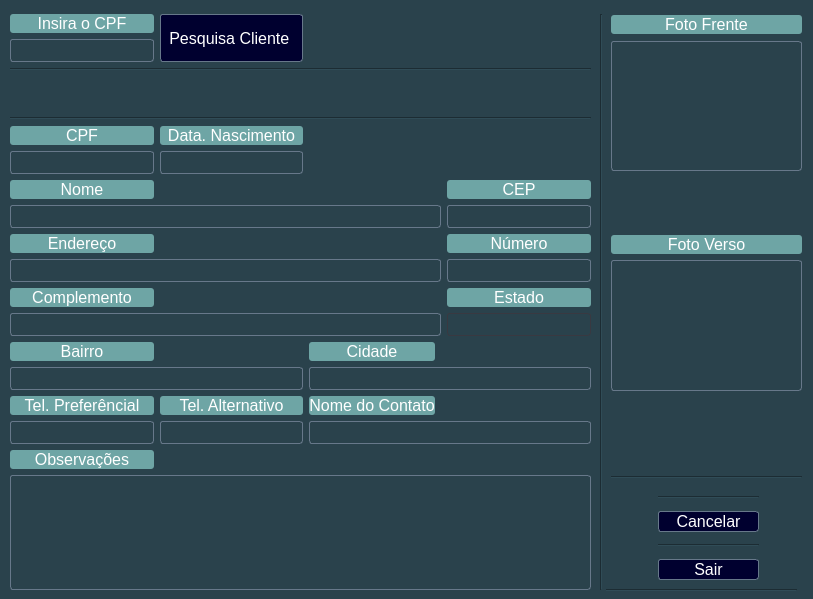
<?xml version="1.0" encoding="UTF-8"?>
<ui version="4.0">
 <class>FrmConsultaCliente</class>
 <widget class="QMainWindow" name="FrmConsultaCliente">
  <property name="windowModality">
   <enum>Qt::ApplicationModal</enum>
  </property>
  <property name="geometry">
   <rect>
    <x>0</x>
    <y>0</y>
    <width>813</width>
    <height>599</height>
   </rect>
  </property>
  <property name="sizePolicy">
   <sizepolicy hsizetype="Ignored" vsizetype="Ignored">
    <horstretch>49</horstretch>
    <verstretch>0</verstretch>
   </sizepolicy>
  </property>
  <property name="minimumSize">
   <size>
    <width>490</width>
    <height>282</height>
   </size>
  </property>
  <property name="sizeIncrement">
   <size>
    <width>490</width>
    <height>282</height>
   </size>
  </property>
  <property name="baseSize">
   <size>
    <width>490</width>
    <height>282</height>
   </size>
  </property>
  <property name="focusPolicy">
   <enum>Qt::StrongFocus</enum>
  </property>
  <property name="windowTitle">
   <string>Consulta Cliente</string>
  </property>
  <property name="windowIcon">
   <iconset>
    <normaloff>../../../Users/Usuario/.designer/backup/imagens/icon-cachorro-marrom-30.png</normaloff>../../../Users/Usuario/.designer/backup/imagens/icon-cachorro-marrom-30.png</iconset>
  </property>
  <property name="autoFillBackground">
   <bool>false</bool>
  </property>
  <property name="styleSheet">
   <string notr="true">background-color:rgb(42, 66, 76);</string>
  </property>
  <property name="iconSize">
   <size>
    <width>30</width>
    <height>30</height>
   </size>
  </property>
  <widget class="QWidget" name="centralwidget">
   <property name="sizePolicy">
    <sizepolicy hsizetype="Fixed" vsizetype="Fixed">
     <horstretch>0</horstretch>
     <verstretch>0</verstretch>
    </sizepolicy>
   </property>
   <widget class="QWidget" name="gridLayoutWidget">
    <property name="geometry">
     <rect>
      <x>10</x>
      <y>14</y>
      <width>581</width>
      <height>576</height>
     </rect>
    </property>
    <layout class="QGridLayout" name="gridLayout_2">
     <item row="7" column="4">
      <widget class="QLabel" name="cad_cli_04_ob_cep_label">
       <property name="font">
        <font>
         <pointsize>12</pointsize>
        </font>
       </property>
       <property name="layoutDirection">
        <enum>Qt::LeftToRight</enum>
       </property>
       <property name="styleSheet">
        <string notr="true">color: rgb(255, 255, 255);
background-color:rgb(110, 165, 165);
border-radius:3px</string>
       </property>
       <property name="text">
        <string>CEP</string>
       </property>
       <property name="alignment">
        <set>Qt::AlignCenter</set>
       </property>
      </widget>
     </item>
     <item row="13" column="0">
      <widget class="QLabel" name="cad_cli_09_ob_bairro_label">
       <property name="font">
        <font>
         <pointsize>12</pointsize>
        </font>
       </property>
       <property name="layoutDirection">
        <enum>Qt::LeftToRight</enum>
       </property>
       <property name="styleSheet">
        <string notr="true">color: rgb(255, 255, 255);
background-color:rgb(110, 165, 165);
border-radius:3px</string>
       </property>
       <property name="text">
        <string>Bairro</string>
       </property>
       <property name="alignment">
        <set>Qt::AlignCenter</set>
       </property>
      </widget>
     </item>
     <item row="16" column="0">
      <widget class="QLineEdit" name="cad_cli_11_ob_fone_pref">
       <property name="font">
        <font>
         <pointsize>12</pointsize>
        </font>
       </property>
       <property name="focusPolicy">
        <enum>Qt::NoFocus</enum>
       </property>
       <property name="styleSheet">
        <string notr="true">color: rgb(255, 255, 255);
        background-color: transparent;
        border-style: solid;
        border-width: 1px;
        border-color: rgb(103, 120, 138);
border-radius:3px;</string>
       </property>
       <property name="inputMask">
        <string/>
       </property>
       <property name="maxLength">
        <number>14</number>
       </property>
       <property name="alignment">
        <set>Qt::AlignCenter</set>
       </property>
       <property name="readOnly">
        <bool>true</bool>
       </property>
      </widget>
     </item>
     <item row="10" column="0" colspan="4">
      <widget class="QLineEdit" name="cad_cli_05_ob_end">
       <property name="font">
        <font>
         <pointsize>12</pointsize>
        </font>
       </property>
       <property name="focusPolicy">
        <enum>Qt::NoFocus</enum>
       </property>
       <property name="styleSheet">
        <string notr="true">color: rgb(255, 255, 255);
        background-color: transparent;
        border-style: solid;
        border-width: 1px;
        border-color: rgb(103, 120, 138);
border-radius:3px;</string>
       </property>
       <property name="maxLength">
        <number>62</number>
       </property>
       <property name="readOnly">
        <bool>true</bool>
       </property>
      </widget>
     </item>
     <item row="15" column="2">
      <widget class="QLabel" name="cad_cli_13_contato_label">
       <property name="font">
        <font>
         <pointsize>12</pointsize>
        </font>
       </property>
       <property name="layoutDirection">
        <enum>Qt::LeftToRight</enum>
       </property>
       <property name="styleSheet">
        <string notr="true">color: rgb(255, 255, 255);
background-color:rgb(110, 165, 165);
border-radius:3px</string>
       </property>
       <property name="text">
        <string>Nome do Contato</string>
       </property>
       <property name="alignment">
        <set>Qt::AlignCenter</set>
       </property>
      </widget>
     </item>
     <item row="16" column="1">
      <widget class="QLineEdit" name="cad_cli_12_fone_alt">
       <property name="font">
        <font>
         <pointsize>12</pointsize>
        </font>
       </property>
       <property name="focusPolicy">
        <enum>Qt::NoFocus</enum>
       </property>
       <property name="styleSheet">
        <string notr="true">color: rgb(255, 255, 255);
        background-color: transparent;
        border-style: solid;
        border-width: 1px;
        border-color: rgb(103, 120, 138);
border-radius:3px;</string>
       </property>
       <property name="inputMask">
        <string/>
       </property>
       <property name="maxLength">
        <number>14</number>
       </property>
       <property name="cursorPosition">
        <number>0</number>
       </property>
       <property name="alignment">
        <set>Qt::AlignCenter</set>
       </property>
       <property name="readOnly">
        <bool>true</bool>
       </property>
      </widget>
     </item>
     <item row="14" column="2" colspan="3">
      <widget class="QLineEdit" name="cad_cli_10_ob_cidade">
       <property name="enabled">
        <bool>true</bool>
       </property>
       <property name="font">
        <font>
         <pointsize>12</pointsize>
        </font>
       </property>
       <property name="focusPolicy">
        <enum>Qt::NoFocus</enum>
       </property>
       <property name="styleSheet">
        <string notr="true">color: rgb(255, 255, 255);
        background-color: transparent;
        border-style: solid;
        border-width: 1px;
        border-color: rgb(103, 120, 138);
border-radius:3px;</string>
       </property>
       <property name="maxLength">
        <number>40</number>
       </property>
       <property name="readOnly">
        <bool>true</bool>
       </property>
      </widget>
     </item>
     <item row="18" column="0" colspan="5">
      <widget class="QPlainTextEdit" name="cad_cli_14_obs">
       <property name="font">
        <font>
         <pointsize>12</pointsize>
        </font>
       </property>
       <property name="focusPolicy">
        <enum>Qt::NoFocus</enum>
       </property>
       <property name="styleSheet">
        <string notr="true">color: rgb(255, 255, 255);
        background-color: transparent;
        border-style: solid;
        border-width: 1px;
        border-color: rgb(103, 120, 138);
border-radius:3px;</string>
       </property>
      </widget>
     </item>
     <item row="8" column="4">
      <widget class="QLineEdit" name="cad_cli_04_ob_cep">
       <property name="font">
        <font>
         <pointsize>12</pointsize>
        </font>
       </property>
       <property name="focusPolicy">
        <enum>Qt::NoFocus</enum>
       </property>
       <property name="styleSheet">
        <string notr="true">color: rgb(255, 255, 255);
        background-color: transparent;
        border-style: solid;
        border-width: 1px;
        border-color: rgb(103, 120, 138);
border-radius:3px;</string>
       </property>
       <property name="inputMask">
        <string/>
       </property>
       <property name="maxLength">
        <number>9</number>
       </property>
       <property name="alignment">
        <set>Qt::AlignCenter</set>
       </property>
       <property name="readOnly">
        <bool>true</bool>
       </property>
      </widget>
     </item>
     <item row="2" column="0" colspan="5">
      <widget class="Line" name="line_6">
       <property name="orientation">
        <enum>Qt::Horizontal</enum>
       </property>
      </widget>
     </item>
     <item row="5" column="1">
      <widget class="QLabel" name="cad_cli_02_ob_nasc_label">
       <property name="font">
        <font>
         <pointsize>12</pointsize>
        </font>
       </property>
       <property name="styleSheet">
        <string notr="true">color: rgb(255, 255, 255);
background-color:rgb(110, 165, 165);
border-radius:3px</string>
       </property>
       <property name="text">
        <string>Data. Nascimento</string>
       </property>
       <property name="alignment">
        <set>Qt::AlignCenter</set>
       </property>
      </widget>
     </item>
     <item row="12" column="4">
      <widget class="QLineEdit" name="cad_cli_08_UF">
       <property name="font">
        <font>
         <pointsize>12</pointsize>
        </font>
       </property>
       <property name="focusPolicy">
        <enum>Qt::NoFocus</enum>
       </property>
       <property name="styleSheet">
        <string notr="true">color: rgb(255, 255, 255);
        background-color: transparent;
        border-style: solid;
        border-width: 1px;
        border-color: rgb(57, 57, 65);
border-radius:3px</string>
       </property>
       <property name="inputMask">
        <string notr="true"/>
       </property>
       <property name="maxLength">
        <number>14</number>
       </property>
       <property name="echoMode">
        <enum>QLineEdit::Normal</enum>
       </property>
       <property name="alignment">
        <set>Qt::AlignCenter</set>
       </property>
       <property name="readOnly">
        <bool>true</bool>
       </property>
       <property name="cursorMoveStyle">
        <enum>Qt::LogicalMoveStyle</enum>
       </property>
      </widget>
     </item>
     <item row="11" column="0">
      <widget class="QLabel" name="cad_cli_07_complemento_label">
       <property name="font">
        <font>
         <pointsize>12</pointsize>
        </font>
       </property>
       <property name="layoutDirection">
        <enum>Qt::LeftToRight</enum>
       </property>
       <property name="styleSheet">
        <string notr="true">color: rgb(255, 255, 255);
background-color:rgb(110, 165, 165);
border-radius:3px</string>
       </property>
       <property name="text">
        <string>Complemento</string>
       </property>
       <property name="alignment">
        <set>Qt::AlignCenter</set>
       </property>
      </widget>
     </item>
     <item row="11" column="4">
      <widget class="QLabel" name="cad_cli_08_UF_label">
       <property name="font">
        <font>
         <pointsize>12</pointsize>
        </font>
       </property>
       <property name="layoutDirection">
        <enum>Qt::LeftToRight</enum>
       </property>
       <property name="styleSheet">
        <string notr="true">color: rgb(255, 255, 255);
background-color:rgb(110, 165, 165);
border-radius:3px</string>
       </property>
       <property name="text">
        <string>Estado</string>
       </property>
       <property name="alignment">
        <set>Qt::AlignCenter</set>
       </property>
      </widget>
     </item>
     <item row="3" column="1">
      <spacer name="verticalSpacer">
       <property name="orientation">
        <enum>Qt::Vertical</enum>
       </property>
       <property name="sizeType">
        <enum>QSizePolicy::Fixed</enum>
       </property>
       <property name="sizeHint" stdset="0">
        <size>
         <width>20</width>
         <height>40</height>
        </size>
       </property>
      </spacer>
     </item>
     <item row="13" column="2">
      <widget class="QLabel" name="cad_cli_10_ob_cidade_label">
       <property name="font">
        <font>
         <pointsize>12</pointsize>
        </font>
       </property>
       <property name="layoutDirection">
        <enum>Qt::LeftToRight</enum>
       </property>
       <property name="styleSheet">
        <string notr="true">color: rgb(255, 255, 255);
background-color:rgb(110, 165, 165);
border-radius:3px</string>
       </property>
       <property name="text">
        <string>Cidade</string>
       </property>
       <property name="alignment">
        <set>Qt::AlignCenter</set>
       </property>
      </widget>
     </item>
     <item row="12" column="0" colspan="4">
      <widget class="QLineEdit" name="cad_cli_07_complemento">
       <property name="font">
        <font>
         <pointsize>12</pointsize>
        </font>
       </property>
       <property name="focusPolicy">
        <enum>Qt::NoFocus</enum>
       </property>
       <property name="styleSheet">
        <string notr="true">color: rgb(255, 255, 255);
        background-color: transparent;
        border-style: solid;
        border-width: 1px;
        border-color: rgb(103, 120, 138);
border-radius:3px;</string>
       </property>
       <property name="maxLength">
        <number>62</number>
       </property>
       <property name="readOnly">
        <bool>true</bool>
       </property>
      </widget>
     </item>
     <item row="6" column="0">
      <widget class="QLineEdit" name="cad_cli_01_ob_doc">
       <property name="font">
        <font>
         <pointsize>12</pointsize>
        </font>
       </property>
       <property name="focusPolicy">
        <enum>Qt::NoFocus</enum>
       </property>
       <property name="styleSheet">
        <string notr="true">color: rgb(255, 255, 255);
        background-color: transparent;
        border-style: solid;
        border-width: 1px;
        border-color: rgb(103, 120, 138);
border-radius:3px;</string>
       </property>
       <property name="inputMask">
        <string notr="true"/>
       </property>
       <property name="maxLength">
        <number>14</number>
       </property>
       <property name="echoMode">
        <enum>QLineEdit::Normal</enum>
       </property>
       <property name="alignment">
        <set>Qt::AlignCenter</set>
       </property>
       <property name="readOnly">
        <bool>true</bool>
       </property>
       <property name="cursorMoveStyle">
        <enum>Qt::LogicalMoveStyle</enum>
       </property>
      </widget>
     </item>
     <item row="8" column="0" colspan="4">
      <widget class="QLineEdit" name="cad_cli_03_ob_nome">
       <property name="sizePolicy">
        <sizepolicy hsizetype="Ignored" vsizetype="Fixed">
         <horstretch>0</horstretch>
         <verstretch>0</verstretch>
        </sizepolicy>
       </property>
       <property name="font">
        <font>
         <pointsize>12</pointsize>
        </font>
       </property>
       <property name="focusPolicy">
        <enum>Qt::NoFocus</enum>
       </property>
       <property name="styleSheet">
        <string notr="true">color: rgb(255, 255, 255);
        background-color: transparent;
        border-style: solid;
        border-width: 1px;
        border-color: rgb(103, 120, 138);
border-radius:3px;</string>
       </property>
       <property name="maxLength">
        <number>62</number>
       </property>
       <property name="alignment">
        <set>Qt::AlignLeading|Qt::AlignLeft|Qt::AlignVCenter</set>
       </property>
       <property name="readOnly">
        <bool>true</bool>
       </property>
      </widget>
     </item>
     <item row="15" column="0">
      <widget class="QLabel" name="cad_cli_11_ob_fone_pref_label">
       <property name="font">
        <font>
         <pointsize>12</pointsize>
        </font>
       </property>
       <property name="layoutDirection">
        <enum>Qt::LeftToRight</enum>
       </property>
       <property name="styleSheet">
        <string notr="true">color: rgb(255, 255, 255);
background-color:rgb(110, 165, 165);
border-radius:3px</string>
       </property>
       <property name="text">
        <string>Tel. Preferêncial</string>
       </property>
       <property name="alignment">
        <set>Qt::AlignCenter</set>
       </property>
      </widget>
     </item>
     <item row="7" column="0">
      <widget class="QLabel" name="cad_cli_03_ob_nome_label">
       <property name="font">
        <font>
         <pointsize>12</pointsize>
        </font>
       </property>
       <property name="layoutDirection">
        <enum>Qt::LeftToRight</enum>
       </property>
       <property name="styleSheet">
        <string notr="true">color: rgb(255, 255, 255);
background-color:rgb(110, 165, 165);
border-radius:3px</string>
       </property>
       <property name="text">
        <string>Nome</string>
       </property>
       <property name="alignment">
        <set>Qt::AlignCenter</set>
       </property>
      </widget>
     </item>
     <item row="0" column="0">
      <widget class="QLabel" name="cad_cli_00_doc_localiza_label">
       <property name="font">
        <font>
         <pointsize>12</pointsize>
        </font>
       </property>
       <property name="layoutDirection">
        <enum>Qt::LeftToRight</enum>
       </property>
       <property name="styleSheet">
        <string notr="true">color: rgb(255, 255, 255);
background-color:rgb(110, 165, 165);
border-radius:3px</string>
       </property>
       <property name="text">
        <string>Insira o CPF</string>
       </property>
       <property name="alignment">
        <set>Qt::AlignCenter</set>
       </property>
      </widget>
     </item>
     <item row="9" column="0">
      <widget class="QLabel" name="cad_cli_05_ob_end_label">
       <property name="font">
        <font>
         <pointsize>12</pointsize>
        </font>
       </property>
       <property name="layoutDirection">
        <enum>Qt::LeftToRight</enum>
       </property>
       <property name="styleSheet">
        <string notr="true">color: rgb(255, 255, 255);
background-color:rgb(110, 165, 165);
border-radius:3px</string>
       </property>
       <property name="text">
        <string>Endereço</string>
       </property>
       <property name="alignment">
        <set>Qt::AlignCenter</set>
       </property>
      </widget>
     </item>
     <item row="17" column="0">
      <widget class="QLabel" name="cad_cli_14_obs_label">
       <property name="font">
        <font>
         <pointsize>12</pointsize>
        </font>
       </property>
       <property name="layoutDirection">
        <enum>Qt::LeftToRight</enum>
       </property>
       <property name="styleSheet">
        <string notr="true">color: rgb(255, 255, 255);
background-color:rgb(110, 165, 165);
border-radius:3px</string>
       </property>
       <property name="text">
        <string>Observações</string>
       </property>
       <property name="alignment">
        <set>Qt::AlignCenter</set>
       </property>
      </widget>
     </item>
     <item row="4" column="0" colspan="5">
      <widget class="Line" name="line_10">
       <property name="orientation">
        <enum>Qt::Horizontal</enum>
       </property>
      </widget>
     </item>
     <item row="16" column="2" colspan="3">
      <widget class="QLineEdit" name="cad_cli_13_contato">
       <property name="enabled">
        <bool>true</bool>
       </property>
       <property name="font">
        <font>
         <pointsize>12</pointsize>
        </font>
       </property>
       <property name="focusPolicy">
        <enum>Qt::NoFocus</enum>
       </property>
       <property name="styleSheet">
        <string notr="true">color: rgb(255, 255, 255);
        background-color: transparent;
        border-style: solid;
        border-width: 1px;
        border-color: rgb(103, 120, 138);
border-radius:3px;</string>
       </property>
       <property name="maxLength">
        <number>60</number>
       </property>
       <property name="readOnly">
        <bool>true</bool>
       </property>
      </widget>
     </item>
     <item row="14" column="0" colspan="2">
      <widget class="QLineEdit" name="cad_cli_09_ob_bairro">
       <property name="font">
        <font>
         <pointsize>12</pointsize>
        </font>
       </property>
       <property name="focusPolicy">
        <enum>Qt::NoFocus</enum>
       </property>
       <property name="styleSheet">
        <string notr="true">color: rgb(255, 255, 255);
        background-color: transparent;
        border-style: solid;
        border-width: 1px;
        border-color: rgb(103, 120, 138);
border-radius:3px;</string>
       </property>
       <property name="maxLength">
        <number>40</number>
       </property>
       <property name="readOnly">
        <bool>true</bool>
       </property>
      </widget>
     </item>
     <item row="1" column="0">
      <widget class="QLineEdit" name="cad_cli_00_doc_localiza">
       <property name="font">
        <font>
         <pointsize>12</pointsize>
        </font>
       </property>
       <property name="focusPolicy">
        <enum>Qt::WheelFocus</enum>
       </property>
       <property name="styleSheet">
        <string notr="true">color: rgb(255, 255, 255);
        background-color: transparent;
        border-style: solid;
        border-width: 1px;
        border-color: rgb(103, 120, 138);
border-radius:3px;</string>
       </property>
       <property name="inputMask">
        <string notr="true"/>
       </property>
       <property name="maxLength">
        <number>14</number>
       </property>
       <property name="echoMode">
        <enum>QLineEdit::Normal</enum>
       </property>
       <property name="alignment">
        <set>Qt::AlignCenter</set>
       </property>
       <property name="cursorMoveStyle">
        <enum>Qt::LogicalMoveStyle</enum>
       </property>
      </widget>
     </item>
     <item row="5" column="0">
      <widget class="QLabel" name="cad_cli_01_ob_doc_label">
       <property name="font">
        <font>
         <pointsize>12</pointsize>
        </font>
       </property>
       <property name="layoutDirection">
        <enum>Qt::LeftToRight</enum>
       </property>
       <property name="styleSheet">
        <string notr="true">color: rgb(255, 255, 255);
background-color:rgb(110, 165, 165);
border-radius:3px</string>
       </property>
       <property name="text">
        <string>CPF</string>
       </property>
       <property name="alignment">
        <set>Qt::AlignCenter</set>
       </property>
      </widget>
     </item>
     <item row="6" column="1">
      <widget class="QLineEdit" name="cad_cli_02_ob_nasc">
       <property name="font">
        <font>
         <pointsize>12</pointsize>
        </font>
       </property>
       <property name="focusPolicy">
        <enum>Qt::NoFocus</enum>
       </property>
       <property name="styleSheet">
        <string notr="true">color: rgb(255, 255, 255);
        background-color: transparent;
        border-style: solid;
        border-width: 1px;
        border-color: rgb(103, 120, 138);
border-radius:3px;</string>
       </property>
       <property name="inputMask">
        <string notr="true"/>
       </property>
       <property name="text">
        <string/>
       </property>
       <property name="maxLength">
        <number>10</number>
       </property>
       <property name="alignment">
        <set>Qt::AlignCenter</set>
       </property>
       <property name="readOnly">
        <bool>true</bool>
       </property>
      </widget>
     </item>
     <item row="9" column="4">
      <widget class="QLabel" name="cad_cli_06_ob_num_label">
       <property name="font">
        <font>
         <pointsize>12</pointsize>
        </font>
       </property>
       <property name="layoutDirection">
        <enum>Qt::LeftToRight</enum>
       </property>
       <property name="styleSheet">
        <string notr="true">color: rgb(255, 255, 255);
background-color:rgb(110, 165, 165);
border-radius:3px</string>
       </property>
       <property name="text">
        <string>Número</string>
       </property>
       <property name="alignment">
        <set>Qt::AlignCenter</set>
       </property>
      </widget>
     </item>
     <item row="10" column="4">
      <widget class="QLineEdit" name="cad_cli_06_ob_num">
       <property name="font">
        <font>
         <pointsize>12</pointsize>
        </font>
       </property>
       <property name="focusPolicy">
        <enum>Qt::NoFocus</enum>
       </property>
       <property name="styleSheet">
        <string notr="true">color: rgb(255, 255, 255);
        background-color: transparent;
        border-style: solid;
        border-width: 1px;
        border-color: rgb(103, 120, 138);
border-radius:3px;</string>
       </property>
       <property name="inputMask">
        <string/>
       </property>
       <property name="maxLength">
        <number>5</number>
       </property>
       <property name="alignment">
        <set>Qt::AlignCenter</set>
       </property>
       <property name="readOnly">
        <bool>true</bool>
       </property>
      </widget>
     </item>
     <item row="15" column="1">
      <widget class="QLabel" name="cad_cli_12_fone_alt_label">
       <property name="font">
        <font>
         <pointsize>12</pointsize>
        </font>
       </property>
       <property name="layoutDirection">
        <enum>Qt::LeftToRight</enum>
       </property>
       <property name="styleSheet">
        <string notr="true">color: rgb(255, 255, 255);
background-color:rgb(110, 165, 165);
border-radius:3px</string>
       </property>
       <property name="text">
        <string>Tel. Alternativo</string>
       </property>
       <property name="alignment">
        <set>Qt::AlignCenter</set>
       </property>
      </widget>
     </item>
     <item row="0" column="1" rowspan="2">
      <widget class="QPushButton" name="btn_cli_listagem">
       <property name="sizePolicy">
        <sizepolicy hsizetype="MinimumExpanding" vsizetype="MinimumExpanding">
         <horstretch>0</horstretch>
         <verstretch>0</verstretch>
        </sizepolicy>
       </property>
       <property name="font">
        <font>
         <pointsize>12</pointsize>
        </font>
       </property>
       <property name="cursor">
        <cursorShape>PointingHandCursor</cursorShape>
       </property>
       <property name="styleSheet">
        <string notr="true">QPushButton{
color:rgb(255,255, 255);
background-color: rgb(0, 0, 47);
        border-style: solid;
        border-width: 1px;
        border-color: rgb(103, 120, 138);
border-radius:3px}

QPushButton:hover{
color: rgb(0, 0, 47);
background-color: rgb(192, 206, 255);
        border-style: solid;
        border-width: 1px;
        border-color: rgb(103, 120, 138);
border-radius:3px}

QPushButton:pressed {
    background-color: qradialgradient(cx: 0.5, cy: 0.5, radius: 1, fx: 0.5, fy: 0.5,
        stop: 0 rgb(255, 255, 255));
    border-color: rgb(0, 0, 47);
border-radius:3px}
</string>
       </property>
       <property name="text">
        <string>Pesquisa Cliente </string>
       </property>
       <property name="icon">
        <iconset>
         <normaloff>../../imagens/imagem_icones/user.png</normaloff>../../imagens/imagem_icones/user.png</iconset>
       </property>
      </widget>
     </item>
    </layout>
   </widget>
   <widget class="QWidget" name="gridLayoutWidget_4">
    <property name="geometry">
     <rect>
      <x>611</x>
      <y>260</y>
      <width>191</width>
      <height>131</height>
     </rect>
    </property>
    <layout class="QGridLayout" name="gridLayout_5">
     <item row="1" column="0">
      <widget class="QLabel" name="imagemcamera_tras_label">
       <property name="minimumSize">
        <size>
         <width>0</width>
         <height>0</height>
        </size>
       </property>
       <property name="maximumSize">
        <size>
         <width>500</width>
         <height>500</height>
        </size>
       </property>
       <property name="styleSheet">
        <string notr="true">color: rgb(255, 255, 255);
        background-color: transparent;
        border-style: solid;
        border-width: 1px;
        border-color: rgb(103, 120, 138);
border-radius:3px;</string>
       </property>
       <property name="text">
        <string/>
       </property>
      </widget>
     </item>
    </layout>
   </widget>
   <widget class="QWidget" name="gridLayoutWidget_2">
    <property name="geometry">
     <rect>
      <x>611</x>
      <y>41</y>
      <width>191</width>
      <height>130</height>
     </rect>
    </property>
    <layout class="QGridLayout" name="gridLayout_3">
     <item row="1" column="2">
      <widget class="QLabel" name="imagemcamera_frontal_label">
       <property name="minimumSize">
        <size>
         <width>0</width>
         <height>0</height>
        </size>
       </property>
       <property name="maximumSize">
        <size>
         <width>500</width>
         <height>500</height>
        </size>
       </property>
       <property name="styleSheet">
        <string notr="true">color: rgb(255, 255, 255);
        background-color: transparent;
        border-style: solid;
        border-width: 1px;
        border-color: rgb(103, 120, 138);
border-radius:3px;</string>
       </property>
       <property name="text">
        <string/>
       </property>
      </widget>
     </item>
    </layout>
   </widget>
   <widget class="QLabel" name="cad_cli_imagem_frente">
    <property name="geometry">
     <rect>
      <x>611</x>
      <y>15</y>
      <width>191</width>
      <height>19</height>
     </rect>
    </property>
    <property name="font">
     <font>
      <pointsize>12</pointsize>
     </font>
    </property>
    <property name="layoutDirection">
     <enum>Qt::LeftToRight</enum>
    </property>
    <property name="styleSheet">
     <string notr="true">color: rgb(255, 255, 255);
background-color:rgb(110, 165, 165);
border-radius:3px</string>
    </property>
    <property name="text">
     <string>Foto Frente</string>
    </property>
    <property name="alignment">
     <set>Qt::AlignCenter</set>
    </property>
   </widget>
   <widget class="QLabel" name="cad_cli_imagem_tras">
    <property name="geometry">
     <rect>
      <x>611</x>
      <y>235</y>
      <width>191</width>
      <height>19</height>
     </rect>
    </property>
    <property name="font">
     <font>
      <pointsize>12</pointsize>
     </font>
    </property>
    <property name="layoutDirection">
     <enum>Qt::LeftToRight</enum>
    </property>
    <property name="styleSheet">
     <string notr="true">color: rgb(255, 255, 255);
background-color:rgb(110, 165, 165);
border-radius:3px</string>
    </property>
    <property name="text">
     <string>Foto Verso</string>
    </property>
    <property name="alignment">
     <set>Qt::AlignCenter</set>
    </property>
   </widget>
   <widget class="Line" name="line_4">
    <property name="geometry">
     <rect>
      <x>591</x>
      <y>14</y>
      <width>20</width>
      <height>576</height>
     </rect>
    </property>
    <property name="styleSheet">
     <string notr="true"/>
    </property>
    <property name="orientation">
     <enum>Qt::Vertical</enum>
    </property>
   </widget>
   <widget class="Line" name="line_7">
    <property name="geometry">
     <rect>
      <x>611</x>
      <y>472</y>
      <width>191</width>
      <height>10</height>
     </rect>
    </property>
    <property name="orientation">
     <enum>Qt::Horizontal</enum>
    </property>
   </widget>
   <widget class="Line" name="line_8">
    <property name="geometry">
     <rect>
      <x>606</x>
      <y>585</y>
      <width>191</width>
      <height>10</height>
     </rect>
    </property>
    <property name="orientation">
     <enum>Qt::Horizontal</enum>
    </property>
   </widget>
   <widget class="QWidget" name="gridLayoutWidget_5">
    <property name="geometry">
     <rect>
      <x>658</x>
      <y>490</y>
      <width>101</width>
      <height>97</height>
     </rect>
    </property>
    <layout class="QGridLayout" name="gridLayout_4">
     <item row="0" column="0">
      <widget class="Line" name="line_9">
       <property name="orientation">
        <enum>Qt::Horizontal</enum>
       </property>
      </widget>
     </item>
     <item row="1" column="0">
      <widget class="QPushButton" name="btn_cli_cancelar">
       <property name="font">
        <font>
         <pointsize>12</pointsize>
        </font>
       </property>
       <property name="cursor">
        <cursorShape>PointingHandCursor</cursorShape>
       </property>
       <property name="styleSheet">
        <string notr="true">QPushButton{
color:rgb(255,255, 255);
background-color: rgb(0, 0, 47);
        border-style: solid;
        border-width: 1px;
        border-color: rgb(103, 120, 138);
border-radius:3px}

QPushButton:hover{
color: rgb(0, 0, 47);
background-color: rgb(192, 206, 255);
        border-style: solid;
        border-width: 1px;
        border-color: rgb(103, 120, 138);
border-radius:3px}

QPushButton:pressed {
    background-color: qradialgradient(cx: 0.5, cy: 0.5, radius: 1, fx: 0.5, fy: 0.5,
        stop: 0 rgb(255, 255, 255));
    border-color: rgb(0, 0, 47);
border-radius:3px}

</string>
       </property>
       <property name="text">
        <string>Cancelar</string>
       </property>
       <property name="icon">
        <iconset>
         <normaloff>../../../Users/Usuario/imagens/icon-add.png</normaloff>../../../Users/Usuario/imagens/icon-add.png</iconset>
       </property>
      </widget>
     </item>
     <item row="3" column="0">
      <widget class="QPushButton" name="btn_cli_sair">
       <property name="font">
        <font>
         <pointsize>12</pointsize>
        </font>
       </property>
       <property name="cursor">
        <cursorShape>PointingHandCursor</cursorShape>
       </property>
       <property name="styleSheet">
        <string notr="true">QPushButton{
color:rgb(255,255, 255);
background-color: rgb(0, 0, 47);
        border-style: solid;
        border-width: 1px;
        border-color: rgb(103, 120, 138);
border-radius:3px}

QPushButton:hover{
color: rgb(0, 0, 47);
background-color: rgb(192, 206, 255);
        border-style: solid;
        border-width: 1px;
        border-color: rgb(103, 120, 138);
border-radius:3px}

QPushButton:pressed {
    background-color: qradialgradient(cx: 0.5, cy: 0.5, radius: 1, fx: 0.5, fy: 0.5,
        stop: 0 rgb(255, 255, 255));
    border-color: rgb(0, 0, 47);
border-radius:3px}

</string>
       </property>
       <property name="text">
        <string>Sair</string>
       </property>
       <property name="icon">
        <iconset>
         <normaloff>../../../Users/Usuario/imagens/icons-sinal-saída.png</normaloff>../../../Users/Usuario/imagens/icons-sinal-saída.png</iconset>
       </property>
      </widget>
     </item>
     <item row="2" column="0">
      <widget class="Line" name="line_11">
       <property name="orientation">
        <enum>Qt::Horizontal</enum>
       </property>
      </widget>
     </item>
    </layout>
   </widget>
  </widget>
 </widget>
 <tabstops>
  <tabstop>cad_cli_00_doc_localiza</tabstop>
 </tabstops>
 <resources/>
 <connections/>
</ui>
